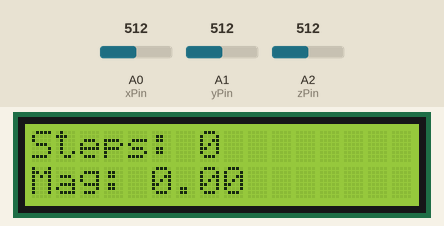
Simulated run of this sketch. Board: Arduino Uno, built with avr-gcc and run on an emulated ATmega328P. On the bench: 16×2 character LCD. Inputs (shaded band) come from the test bench; at power-on: A0 (xPin) = 512, A1 (yPin) = 512, A2 (zPin) = 512. What the sketch prints to the serial monitor is not drawn.

Above: at 4.3 s.
4.4 s: A0 (xPin) set to 532
At 5.3 s:
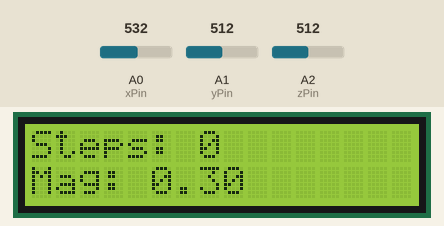
6.1 s: A0 (xPin) set to 554
At 6.24 s:
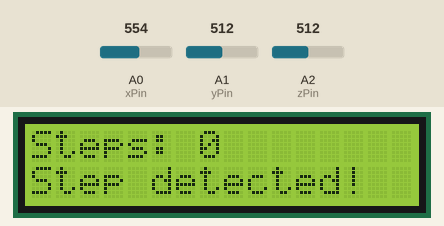
7.8 s: A1 (yPin) set to 716
At 8.7 s:
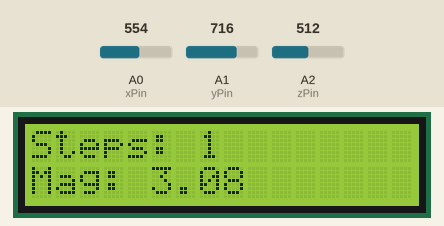
9.4 s: A2 (zPin) set to 716
At 10.8 s:
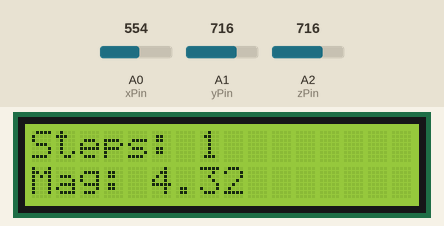
11.1 s: A1 (yPin) set to 900
At 12.2 s:
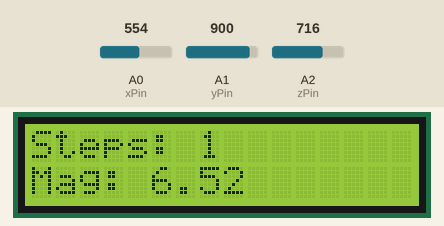
12.8 s: A2 (zPin) set to 900
At 13.4 s:
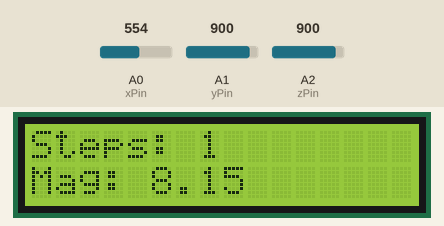
Timing chart, 0 to 15.4 s (numbered marks = the images above; inputs shaded):
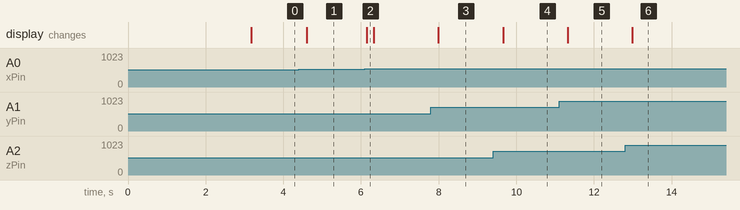

The sketch:

ADXLTestWalkingCode.ino
```cpp
#include <Wire.h>
#include <LiquidCrystal_I2C.h>

LiquidCrystal_I2C lcd(0x27, 16, 2);

const int xPin = A0;
const int yPin = A1;
const int zPin = A2;

// Threshold and calibration variables
float threshold = 0.5;        // Adjust this based on testing
float xRest = 0.20;          // Your measured rest values
float yRest = 0.21;
float zRest = 1.35;

// Step counting variables
int stepCount = 0;
bool stepDetected = false;
unsigned long lastStepTime = 0;
const unsigned long minStepInterval = 300; // Minimum 300ms between steps

// Constants for conversion
const float arduinoVref = 5.0;
const float adxlSupply = 3.3;
const float zeroG = adxlSupply / 2.0;
const float sensitivity = 0.33;

void setup() {
  lcd.init();
  lcd.backlight();
  Serial.begin(9600);

  lcd.setCursor(0, 0);
  lcd.print("Step Counter");
  lcd.setCursor(0, 1);
  lcd.print("Calibrating...");
  delay(2000);

  // Quick calibration - measure rest values
  calibrateRest();

  lcd.clear();
  lcd.setCursor(0, 0);
  lcd.print("Steps: 0");
  lcd.setCursor(0, 1);
  lcd.print("Ready to walk!");
}

void loop() {
  unsigned long currentTime = millis();

  // Read accelerometer values
  float x_g = readAxisG(xPin);
  float y_g = readAxisG(yPin);
  float z_g = readAxisG(zPin);

  // Calculate acceleration magnitude relative to rest position
  float magnitude = sqrt(pow(x_g - xRest, 2) +
                        pow(y_g - yRest, 2) +
                        pow(z_g - zRest, 2));

  // Step detection logic
  if (magnitude > threshold && !stepDetected &&
      (currentTime - lastStepTime > minStepInterval)) {
    stepCount++;
    stepDetected = true;
    lastStepTime = currentTime;

    // Brief feedback
    lcd.setCursor(0, 1);
    lcd.print("Step detected!  ");
    delay(100);
  }

  // Reset step detection when magnitude drops below threshold
  if (magnitude < (threshold * 0.7)) {
    stepDetected = false;
  }

  // Update LCD every 200ms
  static unsigned long lastDisplayUpdate = 0;
  if (currentTime - lastDisplayUpdate > 200) {
    updateDisplay(magnitude);
    lastDisplayUpdate = currentTime;
  }

  // Debug output to Serial
  Serial.print("Mag: "); Serial.print(magnitude, 3);
  Serial.print(" | Steps: "); Serial.println(stepCount);

  delay(50); // 20Hz sampling rate
}

float readAxisG(int pin) {
  int rawValue = analogRead(pin);
  float voltage = (rawValue * arduinoVref) / 1023.0;
  return (voltage - zeroG) / sensitivity;
}

void calibrateRest() {
  float xSum = 0, ySum = 0, zSum = 0;
  const int samples = 50;

  for (int i = 0; i < samples; i++) {
    xSum += readAxisG(xPin);
    ySum += readAxisG(yPin);
    zSum += readAxisG(zPin);
    delay(20);
  }

  xRest = xSum / samples;
  yRest = ySum / samples;
  zRest = zSum / samples;

  Serial.print("Calibrated rest values - X: "); Serial.print(xRest, 3);
  Serial.print(" Y: "); Serial.print(yRest, 3);
  Serial.print(" Z: "); Serial.println(zRest, 3);
}

void updateDisplay(float magnitude) {
  lcd.setCursor(0, 0);
  lcd.print("Steps: ");
  lcd.print(stepCount);
  lcd.print("        ");

  lcd.setCursor(0, 1);
  lcd.print("Mag: ");
  lcd.print(magnitude, 2);
  lcd.print("        ");
}
```

Measured:
- the behaviour switches between 545 and 546 on A0 (xPin) (found by bisection; images 1 and 2)
- after the input at 4.4 s, the display: changes after 0.20 s (image 1)
- after the input at 6.1 s, the display: changes after 0.05 s (image 2)
- after the input at 7.8 s, the display: changes after 0.20 s (image 3)
- after the input at 9.4 s, the display: changes after 0.26 s (image 4)
- after the input at 11.1 s, the display: changes after 0.22 s (image 5)
- after the input at 12.8 s, the display: changes after 0.19 s (image 6)
